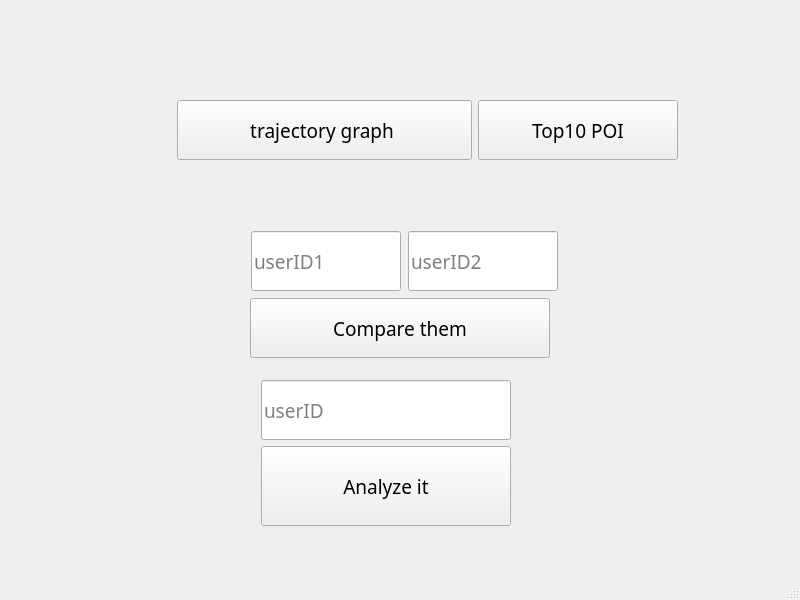
<?xml version="1.0" encoding="UTF-8"?>
<ui version="4.0">
 <class>DataChooser</class>
 <widget class="QMainWindow" name="DataChooser">
  <property name="geometry">
   <rect>
    <x>0</x>
    <y>0</y>
    <width>800</width>
    <height>600</height>
   </rect>
  </property>
  <property name="minimumSize">
   <size>
    <width>800</width>
    <height>600</height>
   </size>
  </property>
  <property name="maximumSize">
   <size>
    <width>800</width>
    <height>600</height>
   </size>
  </property>
  <property name="font">
   <font>
    <family>Berlin Sans FB</family>
    <pointsize>14</pointsize>
   </font>
  </property>
  <property name="windowTitle">
   <string>MainWindow</string>
  </property>
  <widget class="QWidget" name="centralwidget">
   <widget class="QWidget" name="verticalLayoutWidget">
    <property name="geometry">
     <rect>
      <x>250</x>
      <y>230</y>
      <width>310</width>
      <height>130</height>
     </rect>
    </property>
    <layout class="QVBoxLayout" name="verticalLayout">
     <item>
      <layout class="QHBoxLayout" name="horizontalLayout">
       <item>
        <widget class="QLineEdit" name="lineEdit">
         <property name="minimumSize">
          <size>
           <width>150</width>
           <height>60</height>
          </size>
         </property>
         <property name="maximumSize">
          <size>
           <width>150</width>
           <height>60</height>
          </size>
         </property>
         <property name="text">
          <string/>
         </property>
         <property name="placeholderText">
          <string>userID1</string>
         </property>
        </widget>
       </item>
       <item>
        <widget class="QLineEdit" name="lineEdit_2">
         <property name="minimumSize">
          <size>
           <width>150</width>
           <height>60</height>
          </size>
         </property>
         <property name="maximumSize">
          <size>
           <width>150</width>
           <height>60</height>
          </size>
         </property>
         <property name="text">
          <string/>
         </property>
         <property name="placeholderText">
          <string>userID2</string>
         </property>
        </widget>
       </item>
      </layout>
     </item>
     <item>
      <widget class="QPushButton" name="pushButton_3">
       <property name="sizePolicy">
        <sizepolicy hsizetype="Expanding" vsizetype="Fixed">
         <horstretch>0</horstretch>
         <verstretch>0</verstretch>
        </sizepolicy>
       </property>
       <property name="minimumSize">
        <size>
         <width>300</width>
         <height>60</height>
        </size>
       </property>
       <property name="maximumSize">
        <size>
         <width>300</width>
         <height>60</height>
        </size>
       </property>
       <property name="text">
        <string>Compare them</string>
       </property>
      </widget>
     </item>
    </layout>
   </widget>
   <widget class="QWidget" name="horizontalLayoutWidget">
    <property name="geometry">
     <rect>
      <x>177</x>
      <y>90</y>
      <width>501</width>
      <height>80</height>
     </rect>
    </property>
    <layout class="QHBoxLayout" name="horizontalLayout_2">
     <item>
      <widget class="QPushButton" name="pushButton">
       <property name="minimumSize">
        <size>
         <width>30</width>
         <height>60</height>
        </size>
       </property>
       <property name="maximumSize">
        <size>
         <width>300</width>
         <height>60</height>
        </size>
       </property>
       <property name="text">
        <string>trajectory graph </string>
       </property>
      </widget>
     </item>
     <item>
      <widget class="QPushButton" name="pushButton_2">
       <property name="minimumSize">
        <size>
         <width>200</width>
         <height>60</height>
        </size>
       </property>
       <property name="maximumSize">
        <size>
         <width>200</width>
         <height>60</height>
        </size>
       </property>
       <property name="text">
        <string>Top10 POI</string>
       </property>
      </widget>
     </item>
    </layout>
   </widget>
   <widget class="QWidget" name="verticalLayoutWidget_2">
    <property name="geometry">
     <rect>
      <x>261</x>
      <y>380</y>
      <width>281</width>
      <height>148</height>
     </rect>
    </property>
    <layout class="QVBoxLayout" name="verticalLayout_2">
     <item>
      <widget class="QLineEdit" name="lineEdit_3">
       <property name="minimumSize">
        <size>
         <width>250</width>
         <height>60</height>
        </size>
       </property>
       <property name="maximumSize">
        <size>
         <width>250</width>
         <height>60</height>
        </size>
       </property>
       <property name="text">
        <string/>
       </property>
       <property name="placeholderText">
        <string>userID</string>
       </property>
      </widget>
     </item>
     <item>
      <widget class="QPushButton" name="pushButton_4">
       <property name="minimumSize">
        <size>
         <width>250</width>
         <height>80</height>
        </size>
       </property>
       <property name="maximumSize">
        <size>
         <width>250</width>
         <height>80</height>
        </size>
       </property>
       <property name="text">
        <string>Analyze it</string>
       </property>
      </widget>
     </item>
    </layout>
   </widget>
  </widget>
  <widget class="QMenuBar" name="menubar">
   <property name="geometry">
    <rect>
     <x>0</x>
     <y>0</y>
     <width>800</width>
     <height>21</height>
    </rect>
   </property>
  </widget>
  <widget class="QStatusBar" name="statusbar"/>
 </widget>
 <resources/>
 <connections/>
</ui>
